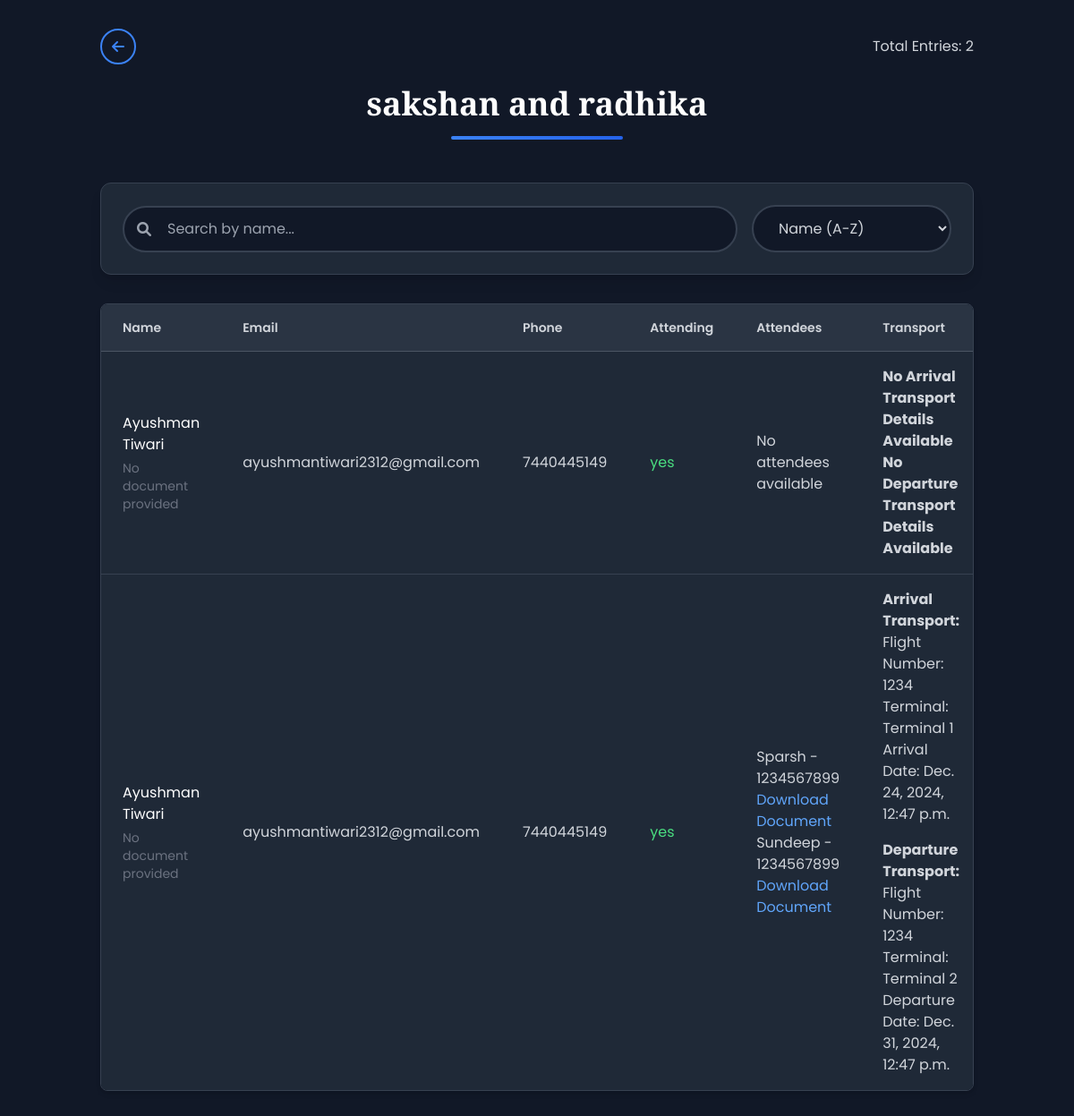
Page /view_entries/sakshan and radhika/ (signed in) on the committed database.
### dashboard/models.py (models this page shows, shortened)
class Events(models.Model):
    event_id = models.UUIDField(primary_key=True, editable=False, default=uuid.uuid4)
    event_image = models.ImageField(upload_to='event_images/', null=False)
    event_name = models.CharField(max_length=100, null=False)
    event_venue = models.CharField(max_length=100, null=False)
    event_date = models.DateField(null=False)
    event_description = models.TextField(null=False)

class EventRegistration(models.Model):
    event = models.ForeignKey(Events, on_delete=models.CASCADE, null=True)
    name = models.CharField(max_length=255, verbose_name="Full Name", blank=False, null=False, default="")
    country_code = models.CharField(
        max_length=4,
        validators=[
            RegexValidator(regex=r'^\+\d{1,3}$', message='Country code must start with "+" and contain up to 3 digits.')
        ],
        verbose_name="Country Code",
        blank=False,
        null=False,
        default="+91"
    )
    mobile_number = models.CharField(max_length=15, verbose_name="Mobile Number", blank=False, null=False, default="")
    email = models.EmailField(max_length=255, verbose_name="Email Address", blank=False, null=False, default="")
    flag_attending = models.CharField(
        max_length=50,
        choices=[
            ('yes', 'Yes, I will attend the event'),
            ('no', "Sorry, I can't attend the event"),
        ],
        verbose_name="Will you attend?",
        blank=False,
        null=False,
        default='no'
    )
    number_of_people = models.PositiveIntegerField(
        default=0,
        verbose_name="Number of People Attending",
        help_text="Fill only if attending"
    )
    remarks = models.TextField(
        blank=True,
        null=True,
        verbose_name="Remarks",
        help_text="Optional field for additional remarks."
    )
    registrar_document = models.FileField(upload_to='event_documents/registrar/', null=True)

class Attendee(models.Model):
    registration = models.ForeignKey(
        EventRegistration, on_delete=models.CASCADE, related_name='attendees'
    )
    name = models.CharField(max_length=255, verbose_name="Participant Name", blank=False, null=False, default="")
    mobile_number = models.CharField(max_length=15, verbose_name="Participant Mobile Number", blank=False, null=False, default="")
    identification_proof = models.CharField(
        max_length=50,
        choices=IDENTIFICATION_CHOICES,
        verbose_name="Identification Proof",
        blank=False,
        null=False,
        default='aadhar'  # Default value from IDENTIFICATION_CHOICES
    )
    registrar_document = models.FileField(upload_to='event_documents/registrar/', null=True)

class TransportDetails(models.Model):
    registration = models.ForeignKey(
        EventRegistration, on_delete=models.CASCADE, related_name='transport_details'
    )
    mode_of_transport = models.CharField(max_length=10, choices=TRANSPORT_CHOICES, verbose_name="Mode of Transport", blank=False, null=False, default='self')
    flight_number = models.CharField(
        max_length=50,
        verbose_name="Flight Number",
        help_text="Required if mode of transport is flight",
        blank=True,
        null=True
    )
    terminal_name = models.CharField(
        max_length=100,
        verbose_name="Terminal Name",
        help_text="Required if mode of transport is flight",
        blank=True,
        null=True
    )
    train_number = models.CharField(
        max_length=50,
        verbose_name="Train Number",
        help_text="Required if mode of transport is train",
        blank=True,
        null=True
    )
    train_arrival_station = models.CharField(
        max_length=100,
        verbose_name="Train Arrival Station",
        help_text="Required if mode of transport is train",
        blank=True,
        null=True
    )
    bus_number = models.CharField(
        max_length=50,
        verbose_name="Bus Number",
        help_text="Optional for bus transport",
        blank=True,
        null=True
    )
    bus_stop = models.CharField(
        max_length=100,
        verbose_name="Bus Stop",
        help_text="Required if mode of transport is bus",
        blank=True,
        null=True
    )
    arrival_date = models.DateTimeField(verbose_name="Arrival Date/Time", blank=True, null=True)
    departure_date = models.DateTimeField(verbose_name="Departure Date/Time", blank=True, null=True)

### dashboard/views.py (the view, shortened to what this page needs)
# urls.py: path('view_entries/<str:event_name>/', EventEntriesView.as_view(), name="view_entries"),
class EventEntriesView(TemplateView):
    template_name = 'event_entries.html'
    def get_context_data(self, **kwargs):
        context = super().get_context_data(**kwargs)
        event_name = kwargs.get('event_name')
        try:
            event = Events.objects.get(event_name=event_name)
            context['event'] = event
            registrations = EventRegistration.objects.filter(event=event)
            entries = []
            for registration in registrations:
                arrival_transport = TransportDetails.objects.filter(
                    registration=registration,
                    departure_date__isnull=True
                ).first()
                departure_transport = TransportDetails.objects.filter(
                    registration=registration,
                    arrival_date__isnull=True
                ).first()
                transport_details = {
                    'arrival': arrival_transport,
                    'departure': departure_transport
                }
                attendees = Attendee.objects.filter(registration=registration)
                attendee_details = []
                for attendee in attendees:
                    attendee_details.append({
                        'name': attendee.name,
                        'mobile_number': attendee.mobile_number,
                        'identification_proof': attendee.identification_proof,
                        'registrar_document': attendee.registrar_document.url if attendee.registrar_document else None  # Include document URL
                    })
                registration.attendee_details = attendee_details
                entry = {
                    'registration': registration,
                    'attendees': attendees,
                    'transport_details': transport_details
                }
                entries.append(entry)
            context['entries'] = entries
            return context
        except Events.DoesNotExist:
            context['error'] = 'Event not found'
            return context

### templates/event_entries.html (shortened to what this page needs)
{% load static %}
<!DOCTYPE html>
<html lang="en">
<head>
    <script src="https://cdn.tailwindcss.com"></script>
    <link rel="stylesheet" href="https://cdnjs.cloudflare.com/ajax/libs/font-awesome/6.0.0/css/all.min.css">
</head>
<body class="bg-gray-900 min-h-screen font-['Poppins']">
    {% if request.session.email %}
    <div class="container mx-auto px-4 sm:px-6 py-4 sm:py-8">
        <div class="mb-8 sm:mb-12">
            <div class="flex items-center justify-between">
                <a href="{% url 'dashboard' %}" class="rounded-full h-8 w-8 sm:h-10 sm:w-10 flex items-center justify-center border-2 border-blue-500 text-blue-500 hover:bg-blue-500 hover:text-white transition-all duration-300">
                    <i class="fas fa-arrow-left text-sm sm:text-base"></i>
                </a>
                <div class="text-right">
                    <span class="text-gray-300 text-sm sm:text-base">Total Entries: {{ entries|length }}</span>
                </div>
            </div>
            <div class="text-center mt-4 sm:mt-6">
                <h1 class="font-['Playfair_Display'] text-2xl sm:text-3xl md:text-4xl font-bold text-white mb-2">
                    {{ event.event_name }}
                </h1>
                <div class="h-1 w-32 sm:w-48 bg-gradient-to-r from-blue-500 to-blue-600 mx-auto mt-4 rounded-full"></div>
            </div>
        </div>
        <div class="bg-gray-800 border border-gray-700 shadow-lg rounded-xl p-4 sm:p-6 mb-6 sm:mb-8">
            <div class="flex flex-col sm:flex-row justify-between items-center gap-4">
                <div class="relative flex-1 w-full sm:w-auto">
                    <i class="fas fa-search absolute left-4 top-1/2 transform -translate-y-1/2 text-gray-400"></i>
                    <input type="text" id="searchInput" placeholder="Search by name..."
                           class="w-full pl-12 pr-4 py-2 sm:py-3 rounded-full bg-gray-900 border-2 border-gray-700 text-gray-300 focus:border-blue-500 focus:ring-2 focus:ring-blue-500/20 transition-all duration-300 text-sm sm:text-base">
                </div>
                <div class="flex flex-col sm:flex-row gap-4 w-full sm:w-auto">
                    <select id="sortOrder"
                            class="px-4 sm:px-6 py-2 sm:py-3 rounded-full bg-gray-900 border-2 border-gray-700 text-gray-300 focus:border-blue-500 focus:ring-2 focus:ring-blue-500/20 transition-all duration-300 text-sm sm:text-base w-full sm:w-auto">
                        <option value="name_asc">Name (A-Z)</option>
                    </select>
                </div>
            </div>
        </div>
        <div class="bg-gray-800 border border-gray-700 shadow-md rounded-lg overflow-x-auto">
            <table class="w-full min-w-[640px]">
                <thead>
                    <tr class="bg-gray-700/50 border-b border-gray-600">
                        <th class="px-6 py-4 text-left text-sm font-semibold text-gray-300">Name</th>
                        <th class="px-6 py-4 text-left text-sm font-semibold text-gray-300">Email</th>
                        <th class="px-6 py-4 text-left text-sm font-semibold text-gray-300">Phone</th>
                        <th class="px-6 py-4 text-left text-sm font-semibold text-gray-300">Attending</th>
                        <th class="px-6 py-4 text-left text-sm font-semibold text-gray-300">Attendees</th>
                        <th class="px-6 py-4 text-left text-sm font-semibold text-gray-300">Transport</th>
                    </tr>
                </thead>
                <tbody class="divide-y divide-gray-700" id="entriesTableBody">
                    {% if entries %}
                        {% for entry in entries %}
                        <tr class="hover:bg-gray-700/30 transition-all duration-200" data-registration-date="{{ entry.registration.created_at|date:'c' }}">
                            <td class="px-6 py-4">
                                <div class="text-white">{{ entry.registration.name|default:"Not provided" }}</div>
                                {% if entry.registration.registrar_document %}
                                    <div class="mt-1">
                                        <a href="{{ entry.registration.registrar_document.url }}"
                                           class="text-blue-400 hover:text-blue-300 hover:underline text-sm flex items-center gap-1"
                                           download>
                                            <i class="fas fa-download"></i>
                                            <span>Download Document</span>
                                        </a>
                                    </div>
                                {% else %}
                                    <div class="text-gray-500 text-sm mt-1">No document provided</div>
                                {% endif %}
                            </td>
                            <td class="px-6 py-4 text-gray-300">{{ entry.registration.email|default:"Not provided" }}</td>
                            <td class="px-6 py-4 text-gray-300">{{ entry.registration.mobile_number }}</td>
                            <td class="px-6 py-4">
                                <span class="text-green-400">yes</span>
                            </td>
                            <td class="px-6 py-4">
                                <div class="text-gray-300">
                                    {% for attendee in entry.registration.attendee_details %}
                                        <p>{{ attendee.name|default:"Not provided" }} - {{ attendee.mobile_number|default:"Not provided" }}</p>
                                        {% if attendee.registrar_document %}
                                            <a href="{{ attendee.registrar_document }}" class="text-blue-400 hover:underline" download="{{ attendee.name }}">Download Document</a>
                                        {% else %}
                                            <span class="text-gray-500">No document available</span>
                                        {% endif %}
                                    {% empty %}
                                        <p>No attendees available</p>
                                    {% endfor %}
                                </div>
                            </td>
                            <td class="px-6 py-4">
                                <div class="text-gray-300">
                                    {% if entry.transport_details.arrival.mode_of_transport %}
                                        <p><strong>Arrival Transport:</strong></p>
                                        {% if entry.transport_details.arrival.flight_number %}
                                            <p>Flight Number: {{ entry.transport_details.arrival.flight_number }}</p>
                                        {% endif %}
                                        {% if entry.transport_details.arrival.terminal_name %}
                                            <p>Terminal: {{ entry.transport_details.arrival.terminal_name }}</p>
                                        {% endif %}
                                        {% if entry.transport_details.arrival.arrival_date %}
                                            <p>Arrival Date: {{ entry.transport_details.arrival.arrival_date }}</p>
                                        {% endif %}
                                    {% else %}
                                        <p><strong>No Arrival Transport Details Available</strong></p>
                                    {% endif %}
                                    {% if entry.transport_details.departure.mode_of_transport %}
                                        <p class="mt-4"><strong>Departure Transport:</strong></p>
                                        {% if entry.transport_details.departure.flight_number %}
                                            <p>Flight Number: {{ entry.transport_details.departure.flight_number }}</p>
                                        {% endif %}
                                        {% if entry.transport_details.departure.terminal_name %}
                                            <p>Terminal: {{ entry.transport_details.departure.terminal_name }}</p>
                                        {% endif %}
                                        {% if entry.transport_details.departure.departure_date %}
                                            <p>Departure Date: {{ entry.transport_details.departure.departure_date }}</p>
                                        {% endif %}
                                    {% else %}
                                        <p><strong>No Departure Transport Details Available</strong></p>
                                    {% endif %}
                                </div>
                            </td>
                        </tr>
                        {% endfor %}
                    {% endif %}
                </tbody>
            </table>
        </div>
    </div>
    {% endif %}
</body>
</html>

### rows in the picture
Events: event_name "sakshan and radhika"
EventRegistration: registration.name "Ayushman Tiwari", registrar_document "No document provided", registration.email "ayushmantiwari2312@gmail.com", registration.mobile_number "7440445149", shows "No Arrival Transport Details Available", shows "No Departure Transport Details Available"
EventRegistration: registration.name "Ayushman Tiwari", registrar_document "No document provided", registration.email "ayushmantiwari2312@gmail.com", registration.mobile_number "7440445149", transport_details.arrival.flight_number "1234", transport_details.arrival.terminal_name "Terminal 1", transport_details.arrival.arrival_date "Dec. 24, 2024, 12:47 p.m.", transport_details.departure.flight_number "1234", transport_details.departure.terminal_name "Terminal 2", transport_details.departure.departure_date "Dec. 31, 2024, 12:47 p.m."
Attendee: name "Sparsh", mobile_number "1234567899"
Attendee: name "Sundeep", mobile_number "1234567899"

### other values in the picture
{{ entries|length }} "2"
